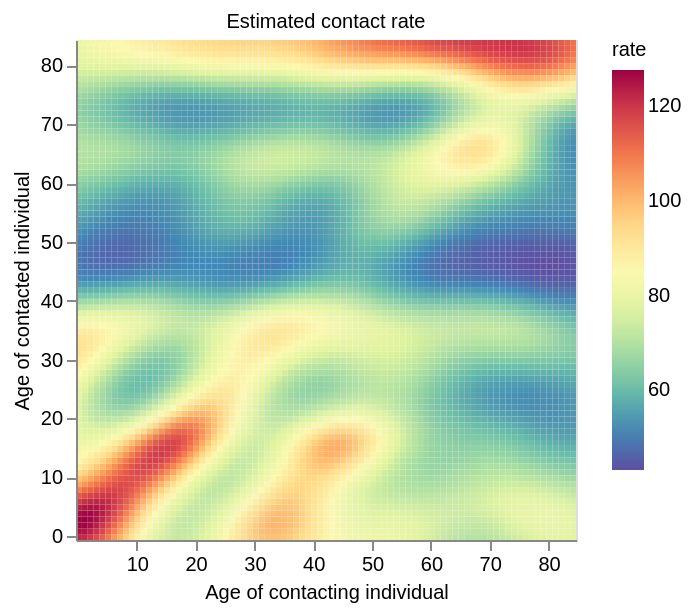

Notebook code cell kept with this figure:
### Code cell
visual.plot_rate()

### Figure 1 — Vega-Lite specification as saved in the notebook (floating-point values rounded to 4 significant figures; data arrays with more than 128 entries replaced by an {"elided": "..."} marker saying what was removed)
{"config": {"view": {"continuousWidth": 300, "continuousHeight": 300}}, "data": {"name": "data-ce4021140218700e7cd4bbbd36f22cb3"}, "mark": {"type": "rect"}, "encoding": {"color": {"field": "z", "legend": {"labelFontSize": 10, "labelFontWeight": "normal", "orient": "right", "titleFontSize": 10, "titleFontWeight": "normal"}, "scale": {"reverse": true, "scheme": "spectral"}, "title": "rate", "type": "quantitative"}, "x": {"axis": {"grid": false, "labelAngle": 0, "labelFontSize": 10, "labelFontWeight": "normal", "titleFontSize": 10, "titleFontWeight": "normal", "values": [0, 10, 20, 30, 40, 50, 60, 70, 80]}, "field": "x", "title": "Age of contacting individual", "type": "ordinal"}, "y": {"axis": {"grid": false, "labelFontSize": 10, "labelFontWeight": "normal", "titleFontSize": 10, "titleFontWeight": "normal", "values": [0, 10, 20, 30, 40, 50, 60, 70, 80]}, "field": "y", "scale": {"reverse": true}, "title": "Age of contacted individual", "type": "ordinal"}}, "height": 250, "title": {"text": "Estimated contact rate", "anchor": "middle", "fontSize": 10, "fontWeight": "normal"}, "width": 250, "$schema": "https://vega.github.io/schema/vega-lite/v5.20.1.json", "datasets": {"data-ce4021140218700e7cd4bbbd36f22cb3": {"elided": "7225 records"}}}
